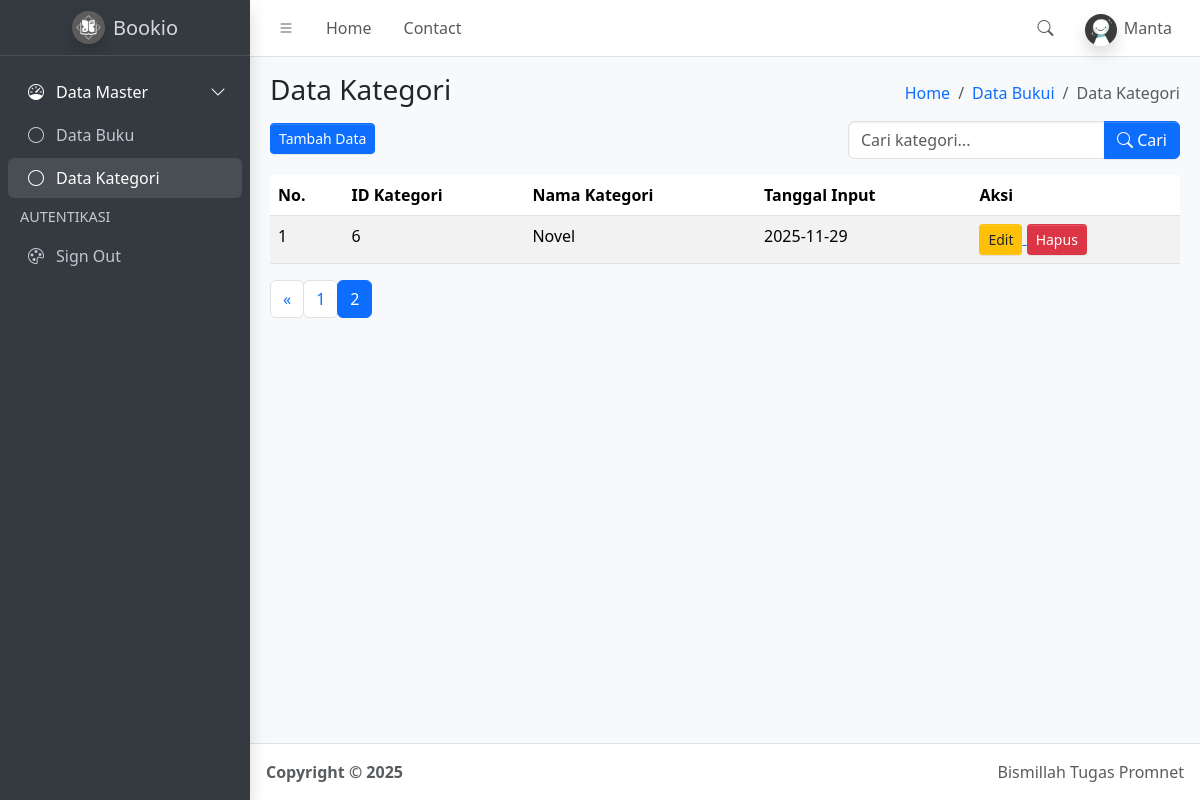
Page /kategori.php?halaman=2 (signed in) on the committed database.
### tables this page shows
CREATE TABLE `kategori` (
  `id_kategori` int(5) NOT NULL,
  `nama_kategori` varchar(50) NOT NULL,
  `tanggal_input_kategori` date NOT NULL DEFAULT current_timestamp()
);

### function.php (called while the page is built, shortened)
<?php
$conn = mysqli_connect("localhost", "root", "", "simbs");
function query($query){
    global $conn;
    $result = mysqli_query($conn, $query);
    $rows = [];
    while( $row = mysqli_fetch_assoc($result) ) {
        $rows[] = $row;
    }
    return $rows;
}
?>

### kategori.php (the view, shortened to what this page needs)
<?php
require("function.php");
$jumlahDataPerHalaman = 4;
if (isset($_POST['search'])) {
    $keyword = $_POST['keyword'];
    $jumlahData = count(query("SELECT * FROM kategori WHERE nama_kategori LIKE '%$keyword%'"));
    $jumlahHalaman = ceil($jumlahData / $jumlahDataPerHalaman);
    $halamanAktif = (isset($_GET["halaman"])) ? $_GET["halaman"] : 1;
    $awalData = ($jumlahDataPerHalaman * $halamanAktif) - $jumlahDataPerHalaman;
    $kategori = query("SELECT * FROM kategori
                       WHERE nama_kategori LIKE '%$keyword%'
                       ORDER BY tanggal_input_kategori DESC
                       LIMIT $awalData, $jumlahDataPerHalaman");
} else {
    $jumlahData = count(query("SELECT * FROM kategori"));
    $jumlahHalaman = ceil($jumlahData / $jumlahDataPerHalaman);
    $halamanAktif = (isset($_GET["halaman"])) ? $_GET["halaman"] : 1;
    $awalData = ($jumlahDataPerHalaman * $halamanAktif) - $jumlahDataPerHalaman;
    $kategori = query("SELECT * FROM kategori
                       ORDER BY tanggal_input_kategori DESC
                       LIMIT $awalData, $jumlahDataPerHalaman");
}
?>
<!doctype html>
<html lang="en">
  <head>
    <link
      rel="stylesheet"
      href="https://cdn.jsdelivr.net/npm/@fontsource/source-sans-3@5.0.12/index.css"
      media="print"
      onload="this.media='all'"
    />
    <link
      rel="stylesheet"
      href="https://cdn.jsdelivr.net/npm/overlayscrollbars@2.11.0/styles/overlayscrollbars.min.css"
    />
    <link
      rel="stylesheet"
      href="https://cdn.jsdelivr.net/npm/bootstrap-icons@1.13.1/font/bootstrap-icons.min.css"
    />
    <link rel="stylesheet" href="dist/css/adminlte.min.css" />
    <link
      rel="stylesheet"
      href="https://cdn.jsdelivr.net/npm/apexcharts@3.37.1/dist/apexcharts.css"
    />
    <link
      rel="stylesheet"
      href="https://cdn.jsdelivr.net/npm/jsvectormap@1.5.3/dist/css/jsvectormap.min.css"
    />
  </head>
  <body class="layout-fixed sidebar-expand-lg bg-body-tertiary">
    <div class="app-wrapper">
      <nav class="app-header navbar navbar-expand bg-body">
        <div class="container-fluid">
          <ul class="navbar-nav">
            <li class="nav-item">
              <a class="nav-link" data-lte-toggle="sidebar" href="#" role="button">
                <i class="bi bi-list"></i>
              </a>
            </li>
            <li class="nav-item d-none d-md-block">
              <a href="#" class="nav-link">Home</a>
            </li>
            <li class="nav-item d-none d-md-block">
              <a href="#" class="nav-link">Contact</a>
            </li>
          </ul>
          <ul class="navbar-nav ms-auto">
            <li class="nav-item">
              <a class="nav-link" data-widget="navbar-search" href="#" role="button">
                <i class="bi bi-search"></i>
              </a>
            </li>
            <li class="nav-item dropdown user-menu">
              <a href="#" class="nav-link dropdown-toggle" data-bs-toggle="dropdown">
                <img
                  src="dist/assets/img/user.jpeg"
                  class="user-image rounded-circle shadow"
                  alt="User Image"
                />
                <span class="d-none d-md-inline">
                  <?= ucfirst($_SESSION["username"]); ?>
                </span>
              </a>
            </li>
          </ul>
        </div>
      </nav>
      <aside class="app-sidebar bg-body-secondary shadow" data-bs-theme="dark">
        <div class="sidebar-brand">
          <a href="index.php" class="brand-link">
            <img
              src="dist/assets/img/bookiologo.jpeg"
              alt="Logo Bookio"
              class="brand-image shadow rounded-circle"
            />
            <span class="brand-text fw-light">Bookio</span>
          </a>
        </div>
        <div class="sidebar-wrapper">
          <nav class="mt-2">
            <ul
              class="nav sidebar-menu flex-column"
              data-lte-toggle="treeview"
              role="navigation"
              aria-label="Main navigation"
              data-accordion="false"
              id="navigation"
            >
              <li class="nav-item menu-open">
                <a href="#" class="nav-link active">
                  <i class="nav-icon bi bi-speedometer"></i>
                  <p>
                    Data Master
                  </p>
                </a>
                <ul class="nav nav-treeview">
                  <li class="nav-item">
                    <a href="index.php" class="nav-link">
                      <i class="nav-icon bi bi-circle"></i>
                      <p>Data Buku</p>
                    </a>
                  </li>
                  <li class="nav-item">
                    <a href="kategori.php" class="nav-link active">
                      <i class="nav-icon bi bi-circle"></i>
                      <p>Data Kategori</p>
                    </a>
                  </li>
                </ul>
              </li>
              <li class="nav-header">AUTENTIKASI</li>
              <li class="nav-item">
                <a href="logout.php" class="nav-link">
                  <i class="nav-icon bi bi-palette"></i>
                  <p>Sign Out</p>
                </a>
              </li>
            </ul>
          </nav>
        </div>
      </aside>
      <main class="app-main">
        <div class="app-content-header">
          <div class="container-fluid">
            <div class="row">
              <div class="col-sm-6">
                <h3 class="mb-3">Data Kategori</h3>
                <a href="tambah_kategori.php">
                  <button class="btn-sm btn btn-primary">Tambah Data</button>
                </a>
              </div>
              <div class="col-sm-6 d-flex flex-column align-items-end">
                <ol class="breadcrumb">
                  <li class="breadcrumb-item"><a href="#">Home</a></li>
                  <li class="breadcrumb-item"><a href="index.php">Data Bukui</a></li>
                  <li class="breadcrumb-item active"><a aria-current="page">Data Kategori</a></li>
                </ol>
                <form class="mt-2" method="post">
                  <div class="input-group">
                  <input
                    type="text"
                    class="form-control"
                    name="keyword"
                    placeholder="Cari kategori..." autocomplete="off"
                  >
                  <button class="btn btn-primary" type="submit" name="search">
                    <i class="bi bi-search"></i> Cari
                  </button>
                </div>
                </form>
              </div>
            </div>
          </div>
        </div>
        <div class="app-content">
          <div class="container-fluid">
            <div class="row">
              <div class="col">
                <table class="table table-striped table-hover">
    <thead>
        <tr>
            <th>No.</th>
            <th>ID Kategori</th>
            <th>Nama Kategori</th>
            <th>Tanggal Input</th>
            <th>Aksi</th>
        </tr>
    </thead>
    <tbody>
         <?php $no=1; ?>
                <?php foreach($kategori as $row): ?>
                <tr>
                    <td> <?= $no ?> </td>
                    <td> <?= $row['id_kategori'] ?> </td>
                    <td> <?= $row['nama_kategori'] ?> </td>
                    <td> <?= $row['tanggal_input_kategori'] ?> </td>
                    <td>
                        <a href="ubah_kategori.php?id_kategori=<?= $row['id_kategori'] ?>">
                            <button class="btn btn-sm bg-warning">Edit</button>
                        </a>
                        <a href="hapus_kategori.php?id=<?= $row['id_kategori'] ?>">
                            <button class="btn btn-sm bg-danger text-white">Hapus</button>
                        </a>
                    </td>
                </tr>
                <?php $no++; ?>
                <?php endforeach; ?>
    </tbody>
</table>
<nav aria-label="Page navigation example">
                    <ul class="pagination">
                        <?php if ($halamanAktif > 1) : ?>
                            <li class="page-item">
                                <a class="page-link" href="?halaman=<?= $halamanAktif - 1; ?>">&laquo;</a>
                            </li>
                        <?php endif; ?>
                        <?php for ($i = 1; $i <= $jumlahHalaman; $i++) : ?>
                            <?php if ($i == $halamanAktif) : ?>
                                <li class="page-item active">
                                    <a class="page-link" href="?halaman=<?= $i; ?>"><?= $i; ?></a>
                                </li>
                            <?php else : ?>
                                <li class="page-item">
                                    <a class="page-link" href="?halaman=<?= $i; ?>"><?= $i; ?></a>
                                </li>
                            <?php endif; ?>
                        <?php endfor; ?>
                    </ul>
                </nav>
              </div>
            </div>
          </div>
        </div>
      </main>
      <footer class="app-footer">
        <div class="float-end d-none d-sm-inline">Bismillah Tugas Promnet</div>
        <strong>
          Copyright &copy; 2025&nbsp;
        </strong>
      </footer>
    </div>
  </body>
</html>

### rows in the picture
kategori: id_kategori "6", nama_kategori "Novel", tanggal_input_kategori "2025-11-29"

### other values in the picture
$_SESSION["username"] "Manta"
